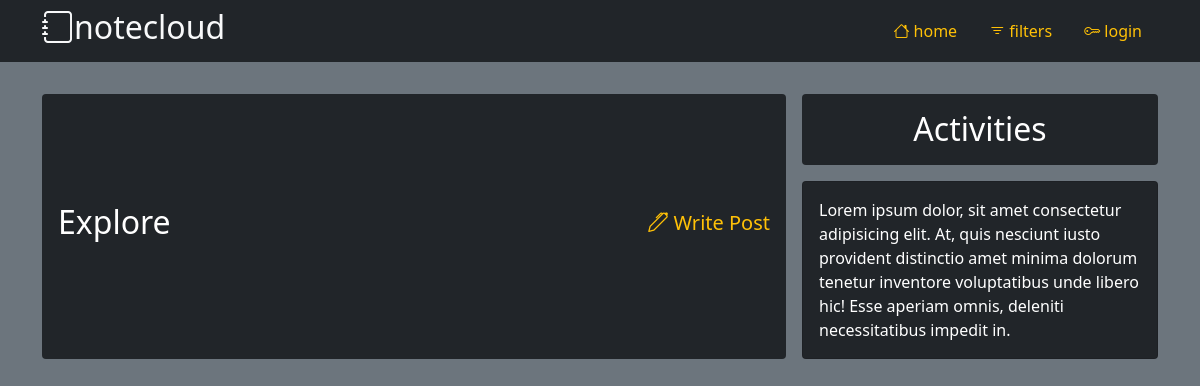
Page /home/ on the earlier database version.
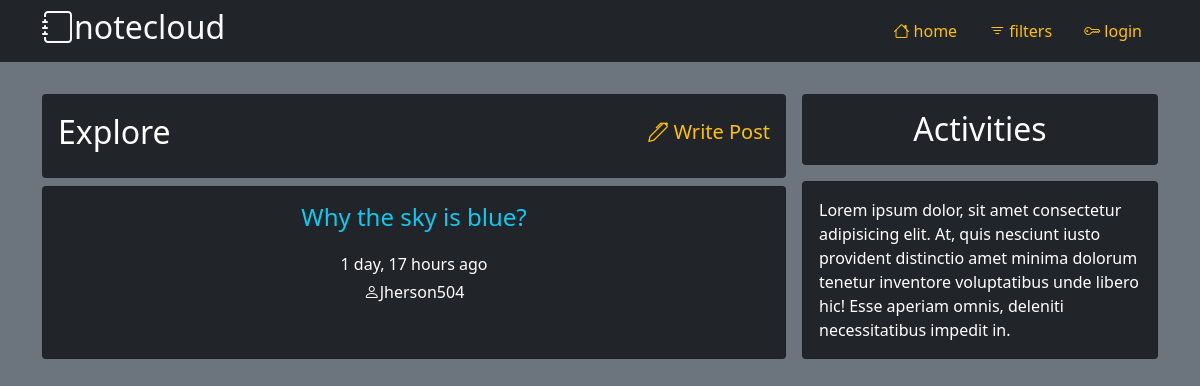
Same page on the later database version.
### base/models.py (models this page shows, shortened)
class Post(models.Model):
    owner = models.ForeignKey(User, on_delete=models.SET_NULL, null=True)
    title = models.CharField(max_length=200)
    topic = models.ForeignKey(Topic, on_delete=models.SET_NULL, null=True)
    content = models.TextField()
    created = models.DateTimeField(auto_now_add=True)
    updated = models.DateTimeField(auto_now=True)
    class Meta:
        ordering = ['-created', 'title']

### base/views.py (the view)
# urls.py: path('home/', views.home, name='home'),
def home(request):
    posts = Post.objects.all()
    context = {
        'posts': posts
    }
    return render(request, 'base/home.html', context)

### base/templates/base/home.html (shortened to what this page needs)
{% extends 'base/main.html' %}
{% block content %}
<main class="container-fluid pt-3 text-white mt-3">
    <div class="container d-flex justify-content-around gap-3">
        <div id="explore" class="col-8 d-grid gap-2">
            <div class="px-3 rounded bg-dark d-flex justify-content-between align-items-center py-3">
                <h2>Explore</h2>
                <a href="{% url 'write-post' %}" class="text-decoration-none">
                    <h2 class="h5 text-warning bi-pen"> Write Post</h2>
                </a>
            </div>
            {% for post in posts %}
            <div class="card card-body bg-dark p-3">
                <div class="">
                    <a href="{% url 'view-post' post.id %}" class="text-decoration-none text-info">
                        <h3 class="h4 text-center">{{ post.title }}</h3>
                    </a>
                    <p class="text-center" style="font-size: 1rem; line-height: 0; margin-top: 2em;">
                        {{post.created|timesince }} ago</p>
                    <p style="font-size: 1rem;" class="bi-person text-center">{{ post.owner.username }}
                    </p>
                </div>
                <div>
                </div>
            </div>
            {% endfor %}
        </div>
        <div id="Activities" class="col d-flex flex-column gap-2">
            <h2 class="rounded p-3 bg-dark text-center">Activities</h2>
            <div class="card bg-dark p-3">
                Lorem ipsum dolor, sit amet consectetur adipisicing elit. At, quis nesciunt iusto provident
                distinctio amet minima dolorum tenetur inventore voluptatibus unde libero hic! Esse aperiam
                omnis, deleniti necessitatibus impedit in.
            </div>
        </div>
    </div>
</main>
{% endblock content %}

### base/templates/base/main.html (shortened to what this page needs)
<!DOCTYPE html>
<html lang="en">
<head>
    <link rel="stylesheet" href="https://cdn.jsdelivr.net/npm/bootstrap-icons@1.3.0/font/bootstrap-icons.css">
    <link href="https://cdn.jsdelivr.net/npm/bootstrap@5.1.3/dist/css/bootstrap.min.css" rel="stylesheet"
>
    <link rel="stylesheet" href="style.css">
</head>
<body class="home bg-secondary">
    <div class="home__container">
        <header class="home__container__header container-fluid bg-dark text-white">
            <div class="container d-flex justify-content-between align-items-center py-2">
                <a href="{% url 'home' %}" class="text-decoration-none text-light">
                    <h1 class="bi-journal h2">notecloud</h1>
                </a>
                <nav>
                    <ul class="nav">
                        <li class="nav-link"><a href="{% url 'home' %}"
                                class="text-decoration-none text-warning bi-house"> home</a></li>
                        <li class="nav-link text-warning bi-filter"> filters</li>
                        <li class="nav-link">
                            <a href="{% url 'authenticate-user' %}"
                                class="text-warning text-decoration-none {% if request.user.is_authenticated %}bi-box-arrow-right{% else %}bi-key{% endif %}">
                                {% if request.user.is_authenticated %}
                                logout
                                {% else %}
                                login
                                {% endif %}
                            </a>
                        </li>
                    </ul>
                </nav>
            </div>
        </header>
        {% block content %}
        {% endblock content %}
</body>
</html>

Differences in the rows shown:
added Post: title "Why the sky is blue?", created "1 day, 17 hours", owner.username "Jherson504"
